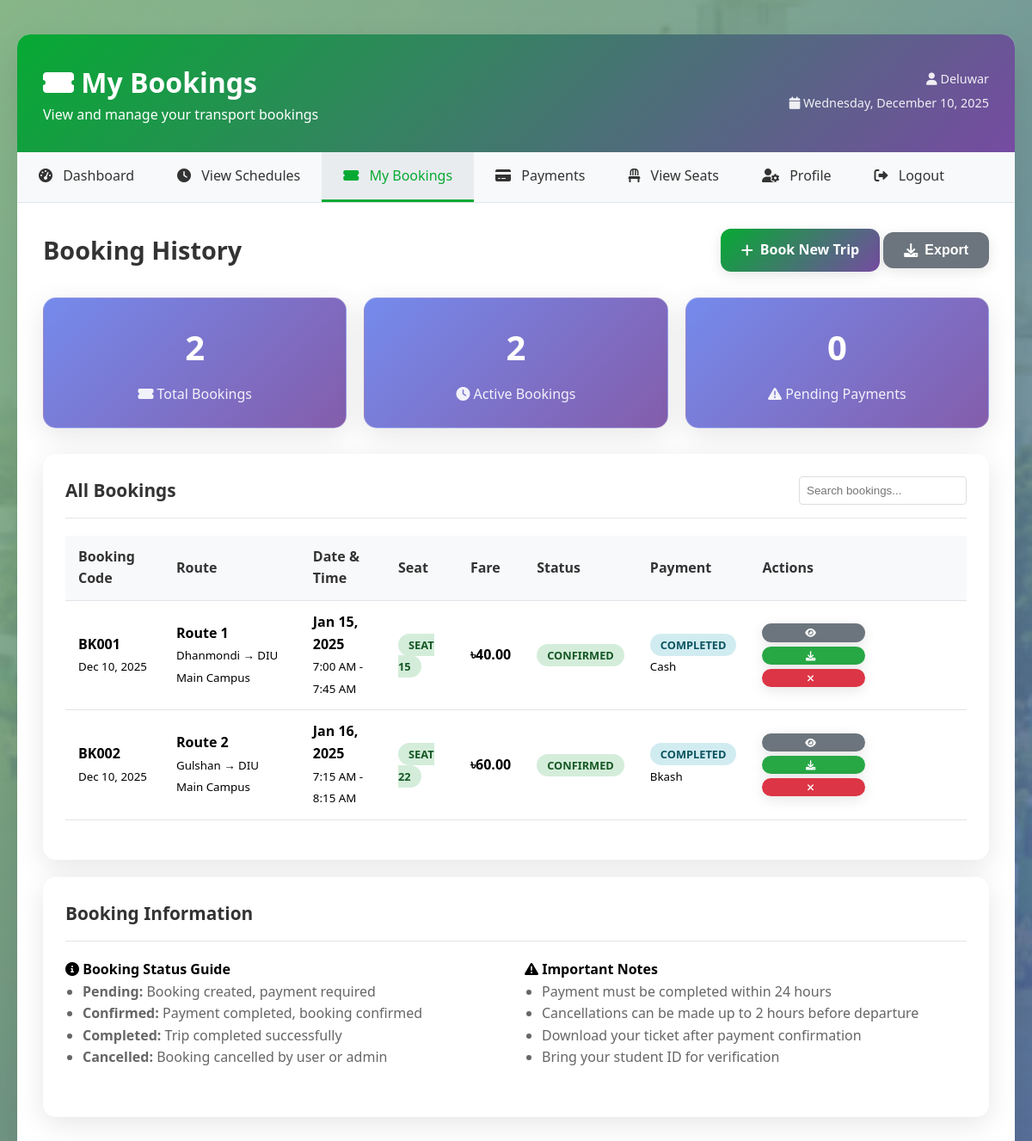
Page /student/bookings.php (signed in) on the committed database.
### tables this page shows
CREATE TABLE bookings (
    id INT AUTO_INCREMENT PRIMARY KEY,
    user_id INT NOT NULL,
    schedule_id INT NOT NULL,
    booking_date DATE NOT NULL,
    seat_number INT NOT NULL,
    status ENUM('pending', 'confirmed', 'cancelled', 'completed') DEFAULT 'pending',
    booking_code VARCHAR(10) UNIQUE NOT NULL,
    created_at TIMESTAMP DEFAULT CURRENT_TIMESTAMP,
    FOREIGN KEY (user_id) REFERENCES users(id) ON DELETE CASCADE,
    FOREIGN KEY (schedule_id) REFERENCES schedules(id) ON DELETE CASCADE
);

CREATE TABLE routes (
    id INT AUTO_INCREMENT PRIMARY KEY,
    route_name VARCHAR(100) NOT NULL,
    start_location VARCHAR(100) NOT NULL,
    end_location VARCHAR(100) NOT NULL,
    distance_km DECIMAL(5,2) NULL,
    estimated_time_minutes INT NULL,
    fare DECIMAL(8,2) NOT NULL,
    status ENUM('active', 'inactive') DEFAULT 'active',
    created_at TIMESTAMP DEFAULT CURRENT_TIMESTAMP
);

CREATE TABLE schedules (
    id INT AUTO_INCREMENT PRIMARY KEY,
    bus_id INT NOT NULL,
    route_id INT NOT NULL,
    departure_time TIME NOT NULL,
    arrival_time TIME NOT NULL,
    days_of_week VARCHAR(50) NOT NULL,  
    available_seats INT NOT NULL,
    status ENUM('active', 'cancelled', 'completed') DEFAULT 'active',
    created_at TIMESTAMP DEFAULT CURRENT_TIMESTAMP,
    FOREIGN KEY (bus_id) REFERENCES buses(id) ON DELETE CASCADE,
    FOREIGN KEY (route_id) REFERENCES routes(id) ON DELETE CASCADE
);

CREATE TABLE payments (
    id INT AUTO_INCREMENT PRIMARY KEY,
    booking_id INT NOT NULL,
    amount DECIMAL(8,2) NOT NULL,
    payment_method ENUM('cash', 'card', 'bkash', 'nagad', 'rocket', 'debit_card', 'one_card') DEFAULT 'cash',
    payment_status ENUM('pending', 'completed', 'failed', 'refunded') DEFAULT 'pending',
    transaction_id VARCHAR(50) NULL,
    payer_name VARCHAR(100) NULL,
    payer_phone VARCHAR(15) NULL,
    payment_date TIMESTAMP NULL,
    created_at TIMESTAMP DEFAULT CURRENT_TIMESTAMP,
    FOREIGN KEY (booking_id) REFERENCES bookings(id) ON DELETE CASCADE
);

### student/bookings.php (the view, shortened to what this page needs)
<?php
require_once '../config/database.php';
$user_id = $_SESSION['user_id'];
$sql = "SELECT b.*, s.departure_time, s.arrival_time, r.route_name, r.start_location, r.end_location, r.fare,
               p.payment_status, p.amount, p.payment_method
        FROM bookings b
        JOIN schedules s ON b.schedule_id = s.id
        JOIN routes r ON s.route_id = r.id
        LEFT JOIN payments p ON b.id = p.booking_id
        WHERE b.user_id = ?
        ORDER BY b.created_at DESC";
$stmt = $conn->prepare($sql);
$stmt->bind_param("i", $user_id);
$stmt->execute();
$bookings = $stmt->get_result();
?>
<!DOCTYPE html>
<html lang="en">
<head>
    <link rel="stylesheet" href="../assets/css/style.css">
    <link href="https://cdnjs.cloudflare.com/ajax/libs/font-awesome/6.0.0/css/all.min.css" rel="stylesheet">
</head>
<body>
    <div class="container">
        <div class="dashboard">
            <div class="dashboard-header">
                <div>
                    <h1><i class="fas fa-ticket-alt"></i> My Bookings</h1>
                    <p>View and manage your transport bookings</p>
                </div>
                <div class="user-info">
                    <p><i class="fas fa-user"></i> <?php echo htmlspecialchars($_SESSION['name']); ?></p>
                    <p><i class="fas fa-calendar"></i> <?php echo date('l, F j, Y'); ?></p>
                </div>
            </div>
            <nav class="nav-menu">
                <ul>
                    <li><a href="dashboard.php"><i class="fas fa-tachometer-alt"></i> Dashboard</a></li>
                    <li><a href="schedules.php"><i class="fas fa-clock"></i> View Schedules</a></li>
                    <li><a href="bookings.php" class="active"><i class="fas fa-ticket-alt"></i> My Bookings</a></li>
                    <li><a href="payments.php"><i class="fas fa-credit-card"></i> Payments</a></li>
                    <li><a href="view_seats.php"><i class="fas fa-chair"></i> View Seats</a></li>
                    <li><a href="profile.php"><i class="fas fa-user-cog"></i> Profile</a></li>
                    <li><a href="../logout.php"><i class="fas fa-sign-out-alt"></i> Logout</a></li>
                </ul>
            </nav>
            <div class="content">
                <div class="content-header">
                    <h2>Booking History</h2>
                    <div>
                        <a href="schedules.php" class="btn btn-primary">
                            <i class="fas fa-plus"></i> Book New Trip
                        </a>
                        <button onclick="exportTable('bookings-table', 'csv')" class="btn btn-secondary">
                            <i class="fas fa-download"></i> Export
                        </button>
                    </div>
                </div>
                <?php
                $total_bookings = 0;
                $active_bookings = 0;
                $pending_payments = 0;
                $bookings_array = [];
                while ($booking = $bookings->fetch_assoc()) {
                    $bookings_array[] = $booking;
                    $total_bookings++;
                    if (in_array($booking['status'], ['pending', 'confirmed'])) {
                        $active_bookings++;
                    }
                }
                ?>
                <div class="grid grid-3">
                    <div class="stats-card">
                        <h3><?php echo $total_bookings; ?></h3>
                        <p><i class="fas fa-ticket-alt"></i> Total Bookings</p>
                    </div>
                    <div class="stats-card">
                        <h3><?php echo $active_bookings; ?></h3>
                        <p><i class="fas fa-clock"></i> Active Bookings</p>
                    </div>
                    <div class="stats-card">
                        <h3><?php echo $pending_payments; ?></h3>
                        <p><i class="fas fa-exclamation-triangle"></i> Pending Payments</p>
                    </div>
                </div>
                <div class="card">
                    <div class="card-header">
                        <h3>All Bookings</h3>
                        <div>
                            <input type="text" id="searchInput" placeholder="Search bookings..."
                                   onkeyup="searchTable('bookings-table', this.value)"
                                   style="padding: 8px; border: 1px solid #ddd; border-radius: 4px;">
                        </div>
                    </div>
                    <?php if (count($bookings_array) > 0): ?>
                        <div class="table-container">
                            <table id="bookings-table">
                                <thead>
                                    <tr>
                                        <th>Booking Code</th>
                                        <th>Route</th>
                                        <th>Date & Time</th>
                                        <th>Seat</th>
                                        <th>Fare</th>
                                        <th>Status</th>
                                        <th>Payment</th>
                                        <th>Actions</th>
                                    </tr>
                                </thead>
                                <tbody>
                                    <?php foreach ($bookings_array as $booking): ?>
                                        <tr>
                                            <td>
                                                <strong><?php echo htmlspecialchars($booking['booking_code']); ?></strong><br>
                                                <small><?php echo date('M j, Y', strtotime($booking['created_at'])); ?></small>
                                            </td>
                                            <td>
                                                <strong><?php echo htmlspecialchars($booking['route_name']); ?></strong><br>
                                                <small><?php echo htmlspecialchars($booking['start_location']); ?> →
                                                       <?php echo htmlspecialchars($booking['end_location']); ?></small>
                                            </td>
                                            <td>
                                                <strong><?php echo date('M j, Y', strtotime($booking['booking_date'])); ?></strong><br>
                                                <small><?php echo date('g:i A', strtotime($booking['departure_time'])); ?> -
                                                       <?php echo date('g:i A', strtotime($booking['arrival_time'])); ?></small>
                                            </td>
                                            <td>
                                                <span class="status-badge status-confirmed">
                                                    Seat <?php echo $booking['seat_number']; ?>
                                                </span>
                                            </td>
                                            <td>
                                                <strong>৳<?php echo number_format($booking['fare'], 2); ?></strong>
                                            </td>
                                            <td>
                                                <span class="status-badge status-<?php echo $booking['status']; ?>">
                                                    <?php echo ucfirst($booking['status']); ?>
                                                </span>
                                            </td>
                                            <td>
                                                <?php if ($booking['payment_status']): ?>
                                                    <span class="status-badge status-<?php echo $booking['payment_status']; ?>">
                                                        <?php echo ucfirst($booking['payment_status']); ?>
                                                    </span><br>
                                                    <small><?php echo ucfirst(str_replace('_', ' ', $booking['payment_method'] ?? 'N/A')); ?></small>
                                                <?php else: ?>
                                                    <span class="status-badge status-pending">Not Paid</span>
                                                <?php endif; ?>
                                            </td>
                                            <td>
                                                <div style="display: flex; gap: 5px; flex-wrap: wrap;">
                                                    <a href="view_booking.php?id=<?php echo $booking['id']; ?>"
                                                       class="btn btn-secondary" style="padding: 5px 8px; font-size: 0.7rem;">
                                                        <i class="fas fa-eye"></i>
                                                    </a>
                                                    <?php if ($booking['status'] === 'confirmed'): ?>
                                                        <a href="download_ticket.php?booking_id=<?php echo $booking['id']; ?>"
                                                           class="btn btn-success" style="padding: 5px 8px; font-size: 0.7rem;">
                                                            <i class="fas fa-download"></i>
                                                        </a>
                                                    <?php endif; ?>
                                                    <?php if (in_array($booking['status'], ['pending', 'confirmed'])): ?>
                                                        <button onclick="cancelBooking(<?php echo $booking['id']; ?>)"
                                                                class="btn btn-danger" style="padding: 5px 8px; font-size: 0.7rem;">
                                                            <i class="fas fa-times"></i>
                                                        </button>
                                                    <?php endif; ?>
                                                </div>
                                            </td>
                                        </tr>
                                    <?php endforeach; ?>
                                </tbody>
                            </table>
                        </div>
                    <?php endif; ?>
                </div>
                <div class="card">
                    <div class="card-header">
                        <h3>Booking Information</h3>
                    </div>
                    <div class="grid grid-2">
                        <div>
                            <h4><i class="fas fa-info-circle"></i> Booking Status Guide</h4>
                            <ul style="margin-left: 20px; color: #666;">
                                <li><strong>Pending:</strong> Booking created, payment required</li>
                                <li><strong>Confirmed:</strong> Payment completed, booking confirmed</li>
                                <li><strong>Completed:</strong> Trip completed successfully</li>
                                <li><strong>Cancelled:</strong> Booking cancelled by user or admin</li>
                            </ul>
                        </div>
                        <div>
                            <h4><i class="fas fa-exclamation-triangle"></i> Important Notes</h4>
                            <ul style="margin-left: 20px; color: #666;">
                                <li>Payment must be completed within 24 hours</li>
                                <li>Cancellations can be made up to 2 hours before departure</li>
                                <li>Download your ticket after payment confirmation</li>
                                <li>Bring your student ID for verification</li>
                            </ul>
                        </div>
                    </div>
                </div>
            </div>
        </div>
    </div>
</body>
</html>

### rows in the picture
bookings: booking_code "BK001", created_at "Dec 10, 2025", routes.route_name "Route 1", routes.start_location "Dhanmondi", routes.end_location "DIU Main Campus", booking_date "Jan 15, 2025", schedule.departure_time "7:00 AM", schedule.arrival_time "7:45 AM", seat_number "15", routes.fare "40.00", status "CONFIRMED", payments.payment_status "COMPLETED", payments.payment_method "Cash"
bookings: booking_code "BK002", created_at "Dec 10, 2025", routes.route_name "Route 2", routes.start_location "Gulshan", routes.end_location "DIU Main Campus", booking_date "Jan 16, 2025", schedule.departure_time "7:15 AM", schedule.arrival_time "8:15 AM", seat_number "22", routes.fare "60.00", status "CONFIRMED", payments.payment_status "COMPLETED", payments.payment_method "Bkash"

### other values in the picture
$_SESSION['name'] "Deluwar"
$total_bookings "2"
$active_bookings "2"
$pending_payments "0"
